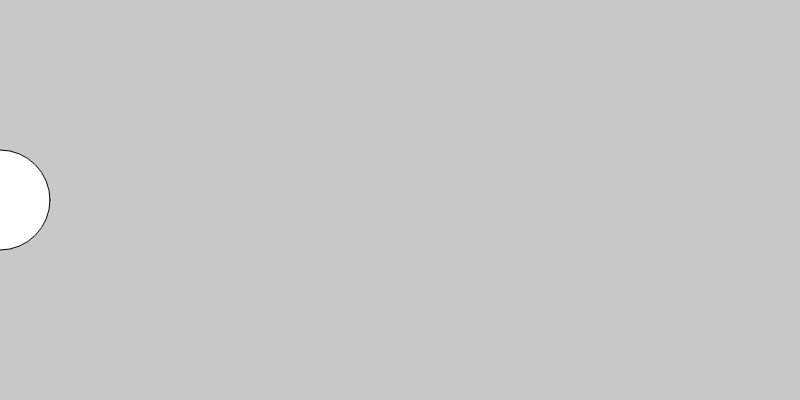
Frame 1 (no input)
Frame 60 (no input): identical to frame 1, image omitted
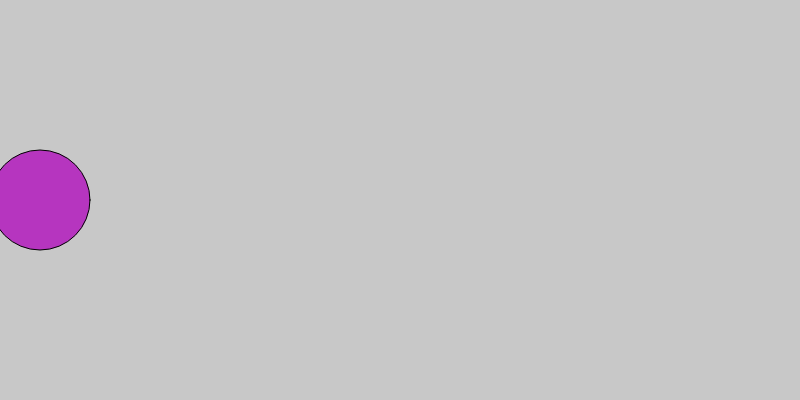
Frame 120 (the mouse pressed at the canvas centre since frame 60)

The p5.js sketch that drew these frames (run headless with seeded random() and noise() and a simulated clock; from frame 60 on, the mouse is pressed at the canvas centre):

// p5.js sketch
// ── sketch.js
/*
<><><><><><><><><><><><><><><><>
<>	Demo for repeating timer	<>
<><><><><><><><><><><><><><><><>
*/

let timer = 1000; //setting up timer variable for 1000 millisecond trigger
let currentTime = 0; //tracking millis() clock
let savedTime = 0; // temp saved times, needed for comparison

let ellipseX = 0; //variable for x value of ellipse
let increment = 40;	//variable for increment of x movement
let ellipseSize = 100; //variable for circle diameter

function setup() 
{
	createCanvas(800, 400);
}

function draw() 
{
	currentTime = millis(); //update currentTime in draw so that it is continuously updating
	
	background(200);
	
	ellipse(ellipseX, height / 2, ellipseSize, ellipseSize);

	//if 1 second has passed since last saved time, execute code block
	if (currentTime - savedTime > timer) 
	{
		if (ellipseX > width)
		{
			ellipseX = 0;
		} 
		else 
		{
			ellipseX += increment; //increment ellipseX value
		}
		
		fill(random(255), random(255), random(255)); //change fill to random color
		
		savedTime = currentTime; //assign value of currentTime to savedTime
	}
	
	// print("currentTime: " + int(currentTime));
	// print("savedTime: " + int(savedTime));
}
